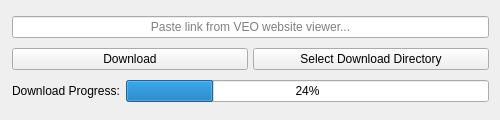
<?xml version="1.0" encoding="UTF-8"?>
<ui version="4.0">
 <class>main_window</class>
 <widget class="QWidget" name="main_window">
  <property name="geometry">
   <rect>
    <x>0</x>
    <y>0</y>
    <width>500</width>
    <height>120</height>
   </rect>
  </property>
  <property name="sizePolicy">
   <sizepolicy hsizetype="Fixed" vsizetype="Fixed">
    <horstretch>0</horstretch>
    <verstretch>0</verstretch>
   </sizepolicy>
  </property>
  <property name="minimumSize">
   <size>
    <width>500</width>
    <height>120</height>
   </size>
  </property>
  <property name="maximumSize">
   <size>
    <width>500</width>
    <height>120</height>
   </size>
  </property>
  <property name="windowTitle">
   <string>VEO Downloader</string>
  </property>
  <property name="windowIcon">
   <iconset theme="QIcon::ThemeIcon::DocumentSave"/>
  </property>
  <layout class="QVBoxLayout" name="verticalLayout">
   <property name="leftMargin">
    <number>12</number>
   </property>
   <property name="topMargin">
    <number>12</number>
   </property>
   <property name="bottomMargin">
    <number>12</number>
   </property>
   <item>
    <widget class="QLineEdit" name="link_text">
     <property name="sizePolicy">
      <sizepolicy hsizetype="Expanding" vsizetype="Fixed">
       <horstretch>0</horstretch>
       <verstretch>0</verstretch>
      </sizepolicy>
     </property>
     <property name="frame">
      <bool>true</bool>
     </property>
     <property name="alignment">
      <set>Qt::AlignmentFlag::AlignCenter</set>
     </property>
     <property name="placeholderText">
      <string>Paste link from VEO website viewer...</string>
     </property>
    </widget>
   </item>
   <item>
    <layout class="QHBoxLayout" name="horizontalLayout">
     <property name="spacing">
      <number>5</number>
     </property>
     <property name="sizeConstraint">
      <enum>QLayout::SizeConstraint::SetFixedSize</enum>
     </property>
     <property name="bottomMargin">
      <number>0</number>
     </property>
     <item>
      <widget class="QPushButton" name="downloadBtn">
       <property name="text">
        <string>Download</string>
       </property>
      </widget>
     </item>
     <item>
      <widget class="QPushButton" name="selectDirBtn">
       <property name="text">
        <string>Select Download Directory</string>
       </property>
      </widget>
     </item>
    </layout>
   </item>
   <item>
    <layout class="QHBoxLayout" name="horizontalLayout_2">
     <item>
      <widget class="QLabel" name="progressLabel">
       <property name="text">
        <string>Download Progress:</string>
       </property>
      </widget>
     </item>
     <item>
      <widget class="QProgressBar" name="progressBar">
       <property name="value">
        <number>24</number>
       </property>
      </widget>
     </item>
    </layout>
   </item>
  </layout>
 </widget>
 <resources/>
 <connections/>
</ui>
